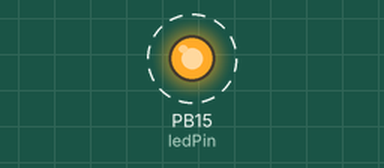
A sketch run on a simulated STM32 Blue Pill. On the bench: output pins drawn as LEDs (lit = HIGH). Dashed ring = blinking.

Above: at 0.5 s.
Timing chart, 0 to 4.6 s (numbered marks = the images above):
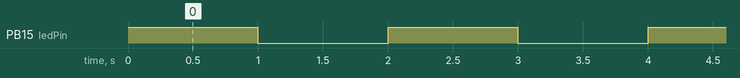

Measured:
- by itself, PB15 (ledPin): alternates HIGH for 1.0 s and LOW for 1.0 s

The sketch:

blink_test.ino
```cpp
/*
Basic test to verify the programation of the stm32
*/

#define ledPin PB15 //STATUS LED


void setup() {
 pinMode(ledPin,OUTPUT);
}

void loop() {

  digitalWrite(ledPin, HIGH);
  delay(1000);
  digitalWrite(ledPin, LOW);
  delay(1000);

}
```
